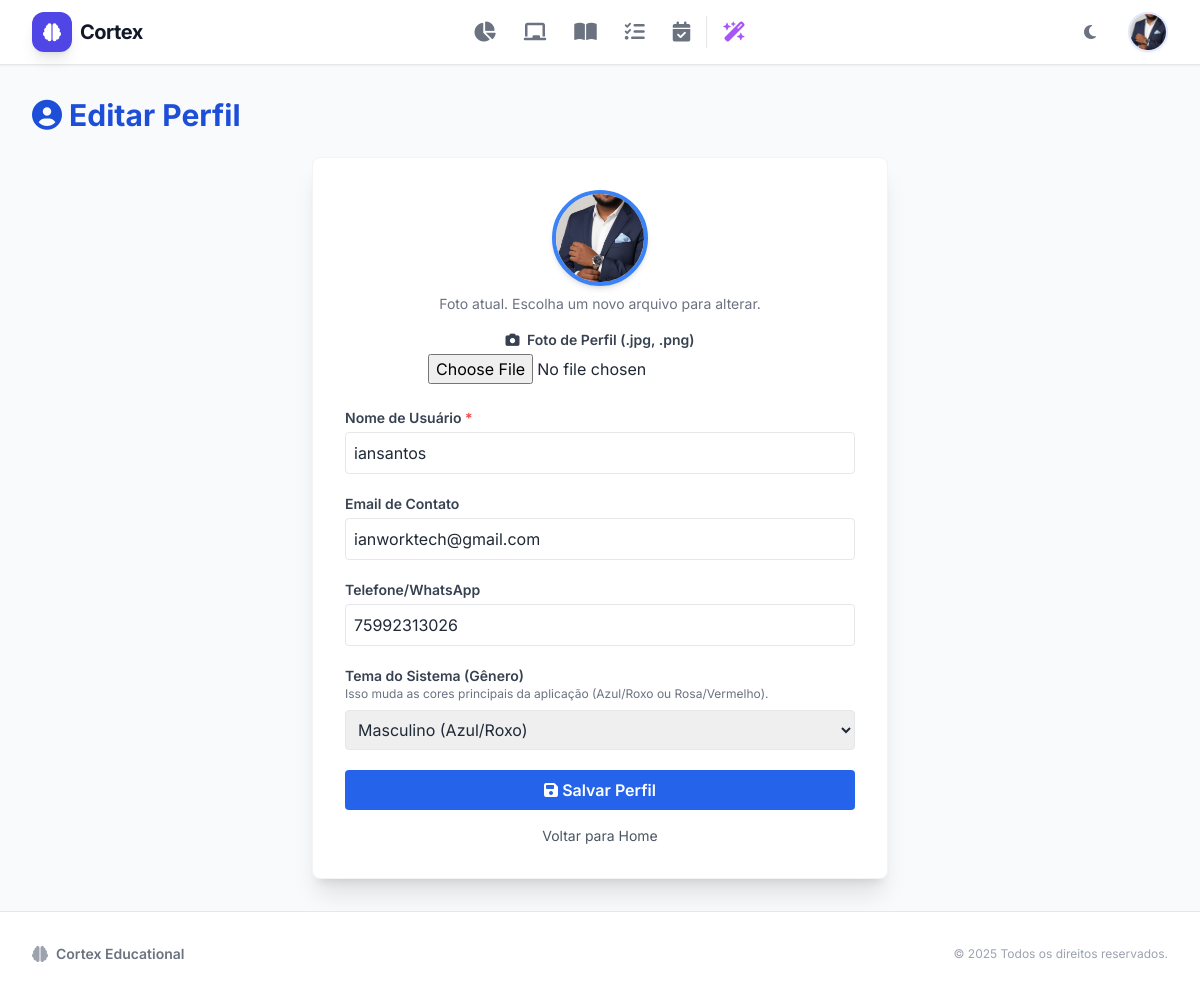
Page /perfil/editar (signed in) on the committed database.
### models.py (models this page shows, shortened)
class User(db.Model, UserMixin):
    __tablename__ = 'users'
    id = db.Column(db.Integer, primary_key=True)
    username = db.Column(db.String(80), unique=True, nullable=False)
    password_hash = db.Column(db.String(128), nullable=False)
    is_professor = db.Column(db.Boolean, default=True) # Se False, é aluno ou admin
    is_admin = db.Column(db.Boolean, default=False)    # Se True, vê dados de todos
    escola_id = db.Column(db.Integer, db.ForeignKey('escolas.id'), nullable=True)
    email_contato = db.Column(db.String(120), nullable=True)
    telefone = db.Column(db.String(20), nullable=True)
    foto_perfil_path = db.Column(db.String(255), nullable=True)
    genero = db.Column(db.String(20), default='Masculino')
    lembretes = db.relationship('Lembrete', backref='autor', lazy=True, cascade='all, delete-orphan')
    turmas = db.relationship('Turma', backref='autor', lazy=True, cascade='all, delete-orphan')
    horarios = db.relationship('Horario', backref='autor', lazy=True, cascade='all, delete-orphan')
    entradas_diario = db.relationship('DiarioBordo', backref='autor_diario', lazy=True, cascade='all, delete-orphan', foreign_keys='DiarioBordo.id_user')
    notificacoes = db.relationship('Notificacao', backref='destinatario', lazy=True, cascade='all, delete-orphan')

### blueprints/core.py (the view, shortened to what this page needs)
@core_bp.route('/perfil/editar', methods=['GET', 'POST'])
@login_required
def edit_perfil():
    form = UserProfileForm(original_username=current_user.username)
    if request.method == 'GET':
        form.username.data = current_user.username
        form.email_contato.data = current_user.email_contato
        form.telefone.data = current_user.telefone
        form.genero.data = current_user.genero
    return render_template('edit_perfil.html', form=form, title="Editar Perfil")

### forms.py (shortened to what this page needs)
class UserProfileForm(FlaskForm):
    username = StringField('Nome de Usuário',
                           validators=[DataRequired(), Length(min=4, max=80)])
    email_contato = StringField('Email de Contato',
                                validators=[Optional(), Length(max=120), Email()])
    telefone = StringField('Telefone/WhatsApp',
                           validators=[Optional(), Length(max=20)])
    foto_perfil = FileField('Foto de Perfil (.jpg, .png)', validators=[
        FileAllowed(['jpg', 'jpeg', 'png'], 'Apenas imagens JPG ou PNG são permitidas!'),
        Optional()
    ])
    genero = SelectField('Tema do Sistema (Gênero)', choices=[
        ('Masculino', 'Masculino (Azul/Roxo)'),
        ('Feminino', 'Feminino (Rosa/Vermelho)')
    ], validators=[DataRequired()])
    submit = SubmitField('Salvar Perfil')
    def __init__(self, original_username, *args, **kwargs):
        super(UserProfileForm, self).__init__(*args, **kwargs)
        self.original_username = original_username

### templates/edit_perfil.html (shortened to what this page needs)
{% extends "base.html" %}
{% block content %}
<h1 class="text-3xl font-bold mb-6 text-blue-700">
    <i class="fas fa-user-circle"></i> Editar Perfil
</h1>
<div class="max-w-xl mx-auto bg-white p-8 rounded-lg shadow-xl border border-gray-100">
    <form method="POST" enctype="multipart/form-data">
        <div class="space-y-5">
            <div class="text-center mb-6">
                {% set default_avatar_path = url_for('static', filename='images/default-avatar.png') %}
                {% set photo_url = default_avatar_path %}
                {% if current_user.foto_perfil_path %}
                    {% set photo_url = url_for('alunos.download_material', filename=current_user.foto_perfil_path) %}
                {% endif %}
                <img src="{{ photo_url }}" alt="Foto de Perfil" class="w-24 h-24 rounded-full mx-auto object-cover border-4 border-blue-500 shadow-md">
                <p class="text-sm text-gray-500 mt-2">Foto atual. Escolha um novo arquivo para alterar.</p>
                <label for="{{ form.foto_perfil.id }}" class="block text-sm font-semibold text-gray-700 mt-4 cursor-pointer">
                    <i class="fas fa-camera mr-1"></i> {{ form.foto_perfil.label.text }}
                </label>
                {{ form.foto_perfil(class="mt-1 block mx-auto") }}
            </div>
            <div>
                <label for="{{ form.username.id }}" class="block text-sm font-semibold text-gray-700">Nome de Usuário <span class="text-red-500">*</span></label>
                {{ form.username(class="border p-2 rounded w-full mt-1 focus:ring-blue-500 focus:border-blue-500") }}
            </div>
            <div>
                <label for="{{ form.email_contato.id }}" class="block text-sm font-semibold text-gray-700">Email de Contato</label>
                {{ form.email_contato(class="border p-2 rounded w-full mt-1 focus:ring-blue-500 focus:border-blue-500", type="email") }}
            </div>
            <div>
                <label for="{{ form.telefone.id }}" class="block text-sm font-semibold text-gray-700">Telefone/WhatsApp</label>
                {{ form.telefone(class="border p-2 rounded w-full mt-1 focus:ring-blue-500 focus:border-blue-500", placeholder="Ex: (XX) XXXX-XXXX") }}
            </div>
            <div>
                <label for="{{ form.genero.id }}" class="block text-sm font-semibold text-gray-700">Tema do Sistema (Gênero)</label>
                <p class="text-xs text-gray-500 mb-1">Isso muda as cores principais da aplicação (Azul/Roxo ou Rosa/Vermelho).</p>
                {{ form.genero(class="border p-2 rounded w-full mt-1 focus:ring-blue-500 focus:border-blue-500") }}
            </div>
            <button type="submit" name="submit" class="bg-blue-600 text-white p-2 rounded hover:bg-blue-700 w-full font-semibold mt-6">
                <i class="fas fa-save"></i> {{ form.submit.label.text }}
            </button>
        </div>
    </form>
    <a href="{{ url_for('core.index') }}" class="block text-center mt-4 text-sm text-gray-600 hover:text-gray-800">
        Voltar para Home
    </a>
</div>
{% endblock %}

### templates/base.html (shortened to what this page needs)
<!DOCTYPE html>
<html lang="pt-br" class="light">
<head>
    <script src="https://cdn.tailwindcss.com"></script>
    <link rel="stylesheet" href="https://cdnjs.cloudflare.com/ajax/libs/font-awesome/6.4.0/css/all.min.css">
</head>
<body class="bg-gray-50 text-gray-800 flex flex-col min-h-screen dark:bg-gray-900 dark:text-gray-100 transition-colors duration-300">
    <nav class="bg-white border-b border-gray-200 sticky top-0 z-50 shadow-sm dark:bg-gray-800 dark:border-gray-700">
        <div class="max-w-7xl mx-auto px-4 sm:px-6 lg:px-8">
            <div class="flex justify-between h-16">
                <div class="flex items-center">
                    <a href="{{ url_for('core.index') }}" class="flex items-center gap-2 group">
                        <div class="w-10 h-10 bg-indigo-600 rounded-xl flex items-center justify-center text-white shadow-lg transform group-hover:scale-105 transition-transform">
                            <i class="fas fa-brain text-lg"></i>
                        </div>
                        <span class="font-bold text-xl text-gray-900 tracking-tight hidden sm:block group-hover:text-indigo-600 transition-colors dark:text-white dark:group-hover:text-indigo-400">Cortex</span>
                    </a>
                </div>
                {% if current_user.is_authenticated %}
                <div class="hidden md:flex items-center justify-center space-x-1">
                    <a href="{{ url_for('core.dashboard') }}" class="nav-item p-3 rounded-xl text-gray-500 hover:bg-indigo-50 hover:text-indigo-600 transition-all duration-200 dark:text-gray-400 dark:hover:bg-gray-700 dark:hover:text-indigo-400 group">
                        <i class="fas fa-chart-pie text-xl"></i>
                    </a>
                    <a href="{{ url_for('core.listar_turmas') }}" class="nav-item p-3 rounded-xl text-gray-500 hover:bg-indigo-50 hover:text-indigo-600 transition-all duration-200 dark:text-gray-400 dark:hover:bg-gray-700 dark:hover:text-indigo-400 group">
                        <i class="fas fa-chalkboard text-xl"></i>
                    </a>
                    <a href="{{ url_for('planos.listar_planos') }}" class="nav-item p-3 rounded-xl text-gray-500 hover:bg-indigo-50 hover:text-indigo-600 transition-all duration-200 dark:text-gray-400 dark:hover:bg-gray-700 dark:hover:text-indigo-400 group">
                        <i class="fas fa-book-open text-xl"></i>
                    </a>
                    <a href="{{ url_for('core.listar_atividades') }}" class="nav-item p-3 rounded-xl text-gray-500 hover:bg-indigo-50 hover:text-indigo-600 transition-all duration-200 dark:text-gray-400 dark:hover:bg-gray-700 dark:hover:text-indigo-400 group">
                        <i class="fas fa-tasks text-xl"></i>
                    </a>
                    <a href="{{ url_for('planos.diario_bordo') }}" class="nav-item p-3 rounded-xl text-gray-500 hover:bg-indigo-50 hover:text-indigo-600 transition-all duration-200 dark:text-gray-400 dark:hover:bg-gray-700 dark:hover:text-indigo-400 group">
                        <i class="fas fa-calendar-check text-xl"></i>
                    </a>
                    <a href="{{ url_for('planos.gerar_prova') }}" class="nav-item p-3 rounded-xl text-purple-500 hover:bg-purple-50 hover:text-purple-600 transition-all duration-200 dark:text-purple-400 dark:hover:bg-gray-700 group" title="IA Generator">
                        <i class="fas fa-wand-magic-sparkles text-xl"></i>
                    </a>
                </div>
                <div class="hidden md:flex items-center gap-4">
                    <button id="theme-toggle" class="p-2 rounded-lg text-gray-500 hover:bg-gray-100 dark:text-gray-400 dark:hover:bg-gray-700 focus:outline-none transition-colors" title="Alternar Tema">
                        <i class="fas fa-moon" id="theme-icon"></i>
                    </button>
                    <div class="relative group ml-2">
                        <button type="button" class="flex items-center focus:outline-none transition-transform hover:scale-105">
                            {% if current_user.foto_perfil_path %}
                                <img class="h-10 w-10 rounded-full object-cover border-2 border-indigo-100 shadow-sm hover:border-indigo-300 transition-colors"
                                     src="{{ url_for('static', filename='uploads/' + current_user.foto_perfil_path) }}"
                                     alt="Perfil"
                                     onerror="this.style.display='none'; this.nextElementSibling.style.display='flex';">
                            {% else %}
                                <div class="h-10 w-10 rounded-full bg-gradient-to-br from-indigo-500 to-purple-600 text-white flex items-center justify-center font-bold text-sm shadow-md border-2 border-white dark:border-gray-800">
                                    {{ current_user.username[:2].upper() }}
                                </div>
                            {% endif %}
                        </button>
                    </div>
                </div>
                {% endif %}
            </div>
        </div>
    </nav>
    <main class="flex-grow py-8 bg-gray-50 dark:bg-gray-900 transition-colors duration-300">
        <div class="max-w-7xl mx-auto px-4 sm:px-6 lg:px-8">
            {% block content %}{% endblock %}
        </div>
    </main>
    <footer class="bg-white border-t border-gray-200 mt-auto dark:bg-gray-800 dark:border-gray-700">
        <div class="max-w-7xl mx-auto py-8 px-4 sm:px-6 lg:px-8">
            <div class="flex flex-col md:flex-row justify-between items-center gap-4">
                <div class="flex items-center gap-2">
                    <i class="fas fa-brain text-gray-400"></i>
                    <span class="text-sm font-semibold text-gray-500 dark:text-gray-400">Cortex Educational</span>
                </div>
                <p class="text-center text-xs text-gray-400 dark:text-gray-500">
                    &copy; 2025 Todos os direitos reservados.
                </p>
            </div>
        </div>
    </footer>
</body>
</html>

### templates/base.html (style rules this page uses)
body { font-family: 'Inter', sans-serif; }
.nav-item { position: relative; display: flex; align-items: center; justify-content: center; }

### rows in the picture
User: foto_perfil_path (picture), username "iansantos", email_contato "ianworktech@gmail.com", telefone "75992313026", genero "Masculino (Azul/Roxo)"
